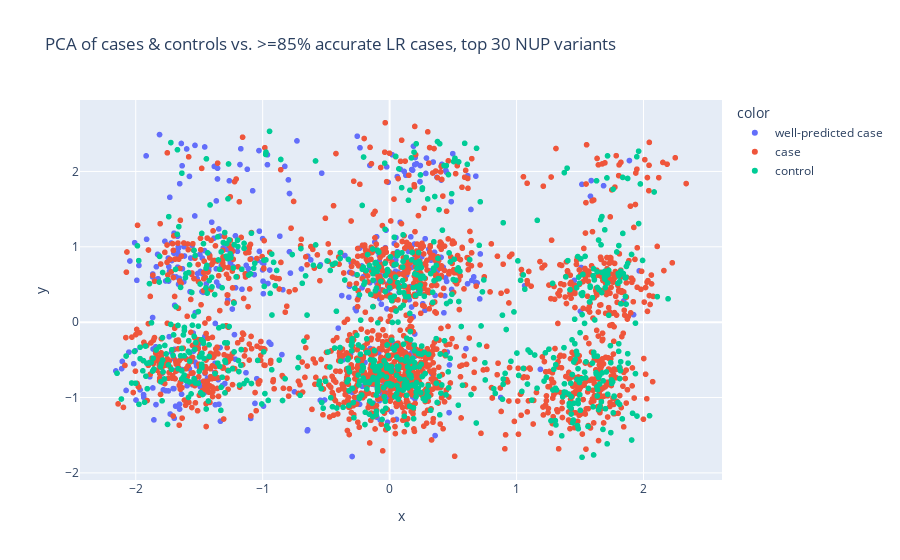
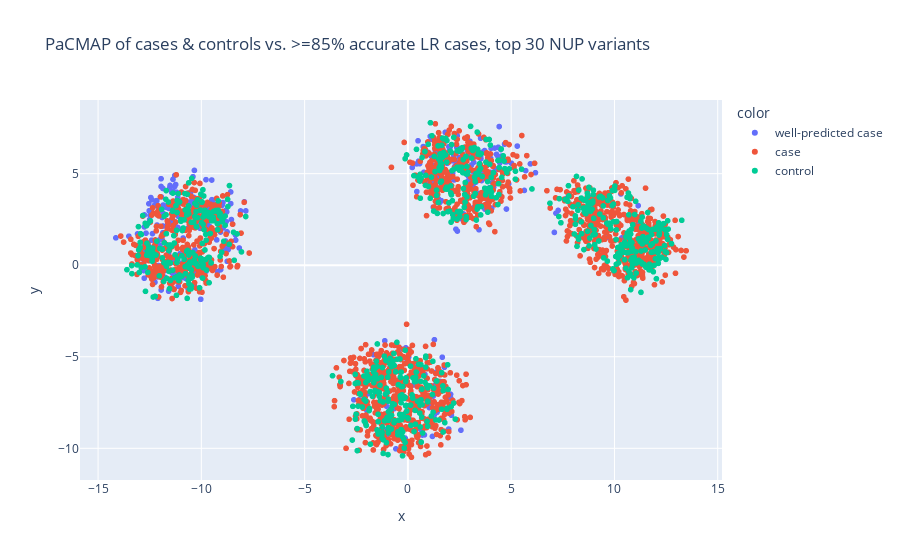
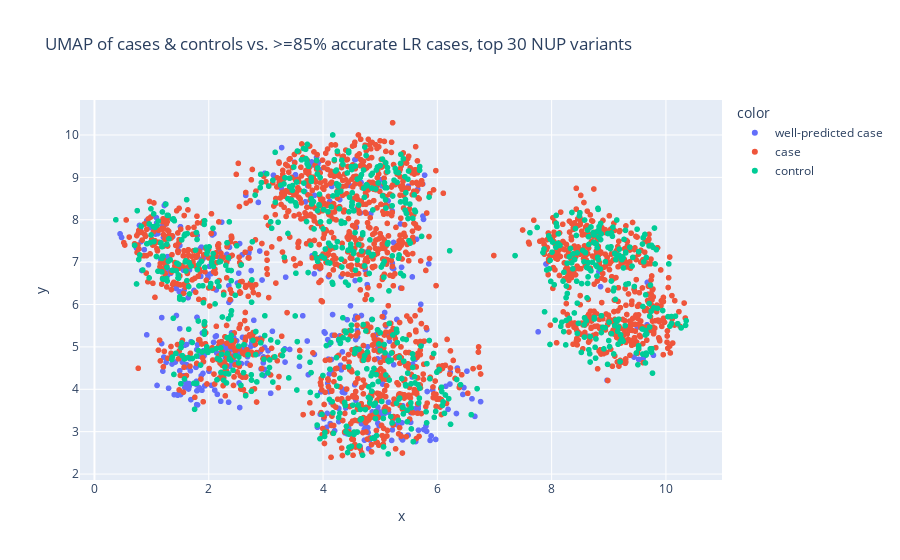

Source (notebook cell) for these figures, in order:
### Code cell
plotEmbedding(allCasesControlsPCAembedding, allGenotypes.columns, 'PCA of cases & controls vs. >=85% accurate LR cases, top 30 NUP variants', ['well-predicted case' if x in genotypeData.case.genotype.columns else 'case' if x in genotypeDataWithAllCases.case.genotype.columns else 'control' for x in allGenotypes.columns], jitter_strength=0.2)
plotEmbedding(allCasesPacmapEmbedding, allGenotypes.columns, 'PaCMAP of cases & controls vs. >=85% accurate LR cases, top 30 NUP variants', ['well-predicted case' if x in genotypeData.case.genotype.columns else 'case' if x in genotypeDataWithAllCases.case.genotype.columns else 'control' for x in allGenotypes.columns], jitter_strength=0.5)
plotEmbedding(allCasesUmapEmbedding, allGenotypes.columns, 'UMAP of cases & controls vs. >=85% accurate LR cases, top 30 NUP variants', ['well-predicted case' if x in genotypeData.case.genotype.columns else 'case' if x in genotypeDataWithAllCases.case.genotype.columns else 'control' for x in allGenotypes.columns], jitter_strength=0.2)

### Figure 1 — Plotly figure (JSON) as saved in the notebook; plotly's stock layout.template omitted (floating-point values rounded to 4 significant figures; data arrays with more than 128 entries replaced by an {"elided": "..."} marker saying what was removed)
{"data": [{"hovertemplate": "<b>%{hovertext}</b><br><br>color=well-predicted case<br>x=%{x}<br>y=%{y}<extra></extra>", "hovertext": {"elided": "430 str values"}, "legendgroup": "well-predicted case", "marker": {"color": "#636efa", "symbol": "circle"}, "mode": "markers", "name": "well-predicted case", "showlegend": true, "type": "scattergl", "x": {"elided": "430 float values"}, "xaxis": "x", "y": {"elided": "430 float values"}, "yaxis": "y"}, {"hovertemplate": "<b>%{hovertext}</b><br><br>color=case<br>x=%{x}<br>y=%{y}<extra></extra>", "hovertext": {"elided": "1640 str values"}, "legendgroup": "case", "marker": {"color": "#EF553B", "symbol": "circle"}, "mode": "markers", "name": "case", "showlegend": true, "type": "scattergl", "x": {"elided": "1640 float values"}, "xaxis": "x", "y": {"elided": "1640 float values"}, "yaxis": "y"}, {"hovertemplate": "<b>%{hovertext}</b><br><br>color=control<br>x=%{x}<br>y=%{y}<extra></extra>", "hovertext": {"elided": "780 str values"}, "legendgroup": "control", "marker": {"color": "#00cc96", "symbol": "circle"}, "mode": "markers", "name": "control", "showlegend": true, "type": "scattergl", "x": {"elided": "780 float values"}, "xaxis": "x", "y": {"elided": "780 float values"}, "yaxis": "y"}], "layout": {"legend": {"title": {"text": "color"}, "tracegroupgap": 0}, "title": {"text": "PCA of cases & controls vs. >=85% accurate LR cases, top 30 NUP variants"}, "xaxis": {"anchor": "y", "domain": [0, 1], "title": {"text": "x"}}, "yaxis": {"anchor": "x", "domain": [0, 1], "title": {"text": "y"}}}}

### Figure 2 — Plotly figure (JSON) as saved in the notebook; plotly's stock layout.template omitted (floating-point values rounded to 4 significant figures; data arrays with more than 128 entries replaced by an {"elided": "..."} marker saying what was removed)
{"data": [{"hovertemplate": "<b>%{hovertext}</b><br><br>color=well-predicted case<br>x=%{x}<br>y=%{y}<extra></extra>", "hovertext": {"elided": "430 str values"}, "legendgroup": "well-predicted case", "marker": {"color": "#636efa", "symbol": "circle"}, "mode": "markers", "name": "well-predicted case", "showlegend": true, "type": "scattergl", "x": {"elided": "430 float values"}, "xaxis": "x", "y": {"elided": "430 float values"}, "yaxis": "y"}, {"hovertemplate": "<b>%{hovertext}</b><br><br>color=case<br>x=%{x}<br>y=%{y}<extra></extra>", "hovertext": {"elided": "1640 str values"}, "legendgroup": "case", "marker": {"color": "#EF553B", "symbol": "circle"}, "mode": "markers", "name": "case", "showlegend": true, "type": "scattergl", "x": {"elided": "1640 float values"}, "xaxis": "x", "y": {"elided": "1640 float values"}, "yaxis": "y"}, {"hovertemplate": "<b>%{hovertext}</b><br><br>color=control<br>x=%{x}<br>y=%{y}<extra></extra>", "hovertext": {"elided": "780 str values"}, "legendgroup": "control", "marker": {"color": "#00cc96", "symbol": "circle"}, "mode": "markers", "name": "control", "showlegend": true, "type": "scattergl", "x": {"elided": "780 float values"}, "xaxis": "x", "y": {"elided": "780 float values"}, "yaxis": "y"}], "layout": {"legend": {"title": {"text": "color"}, "tracegroupgap": 0}, "title": {"text": "PaCMAP of cases & controls vs. >=85% accurate LR cases, top 30 NUP variants"}, "xaxis": {"anchor": "y", "domain": [0, 1], "title": {"text": "x"}}, "yaxis": {"anchor": "x", "domain": [0, 1], "title": {"text": "y"}}}}

### Figure 3 — Plotly figure (JSON) as saved in the notebook; plotly's stock layout.template omitted (floating-point values rounded to 4 significant figures; data arrays with more than 128 entries replaced by an {"elided": "..."} marker saying what was removed)
{"data": [{"hovertemplate": "<b>%{hovertext}</b><br><br>color=well-predicted case<br>x=%{x}<br>y=%{y}<extra></extra>", "hovertext": {"elided": "430 str values"}, "legendgroup": "well-predicted case", "marker": {"color": "#636efa", "symbol": "circle"}, "mode": "markers", "name": "well-predicted case", "showlegend": true, "type": "scattergl", "x": {"elided": "430 float values"}, "xaxis": "x", "y": {"elided": "430 float values"}, "yaxis": "y"}, {"hovertemplate": "<b>%{hovertext}</b><br><br>color=case<br>x=%{x}<br>y=%{y}<extra></extra>", "hovertext": {"elided": "1640 str values"}, "legendgroup": "case", "marker": {"color": "#EF553B", "symbol": "circle"}, "mode": "markers", "name": "case", "showlegend": true, "type": "scattergl", "x": {"elided": "1640 float values"}, "xaxis": "x", "y": {"elided": "1640 float values"}, "yaxis": "y"}, {"hovertemplate": "<b>%{hovertext}</b><br><br>color=control<br>x=%{x}<br>y=%{y}<extra></extra>", "hovertext": {"elided": "780 str values"}, "legendgroup": "control", "marker": {"color": "#00cc96", "symbol": "circle"}, "mode": "markers", "name": "control", "showlegend": true, "type": "scattergl", "x": {"elided": "780 float values"}, "xaxis": "x", "y": {"elided": "780 float values"}, "yaxis": "y"}], "layout": {"legend": {"title": {"text": "color"}, "tracegroupgap": 0}, "title": {"text": "UMAP of cases & controls vs. >=85% accurate LR cases, top 30 NUP variants"}, "xaxis": {"anchor": "y", "domain": [0, 1], "title": {"text": "x"}}, "yaxis": {"anchor": "x", "domain": [0, 1], "title": {"text": "y"}}}}
